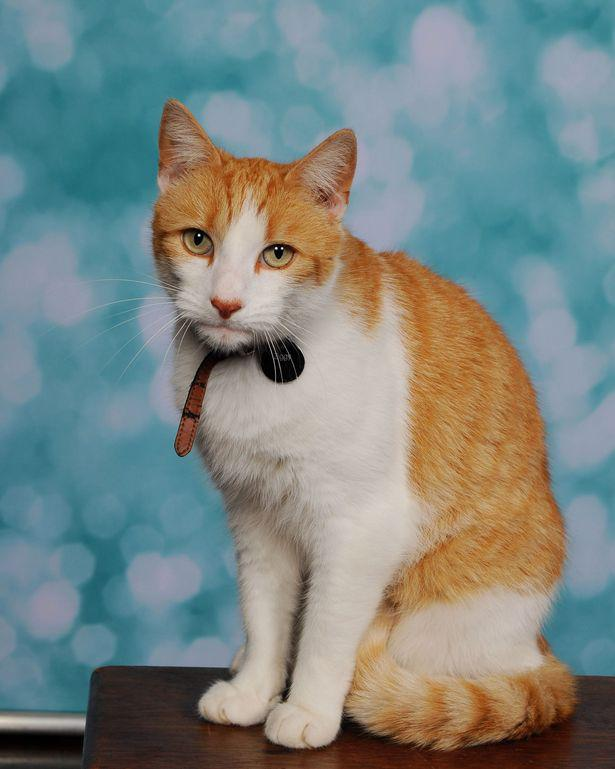
#> input picture PetImages/test/cats/cat_1.jpg, 615 x 769 px, found by its file name; its folder holds only this picture in this run
$ python 'Réseaux Neuronaux Convolutifs.py'
#> lines starting #> are read from the running program, lines starting #| are printed output that depends on the picture
"""appliquer 4 filtres différents sur l'image
on va donc obtenir 4 images différentes selon le filtre appliqué
normaliser l'image
multiplier la valeur du pixel par la valeur du filtre
centrer le filtre et faire addition des multiplications et obtenir un seul chiffre
faire du pading à 0
le but est d'obtenir des nouveaux paterne sur l'image
stride :  de combien on décale la matrice de filtre
le réseau de neuronne va apprendre les chiffres qui sont dans le filtre
permet de compresser le nb dinformations à connaitre
pooling : réduire l'information et résumer l'information (moyenne, + grande valeur)
dense : mettre toutes les info en un veteur (si beaucoup d'image on peut faire 2 fois cette étape) le nb de dense correspond au nb de neurones que l'on doit avoir en sortie
pour éviter le sur apprentissage, on peut tourner, flouter l'image
carte de saillance : dire que l'on a beaucoup utiliser pour détecter l'objet
elements modifiés pendant la backwardpropag : les poids et les biais, à la fois ceux de la convolution et ceux des couches fully connected """

import os
import struct
from array import array
import random
import matplotlib.pyplot as plt
import numpy as np
from PIL import Image as Img

class ForwardCNN():
    def __init__(self, epaisseur_padding=1, taille_pooling=(2,2)):
        self.epaisseur_padding = epaisseur_padding
        self.taille_pooling = taille_pooling
        self.filtres = [(1/2) * np.random.randn(3,3) for i in range(4)]

    def separation_couleurs(self, image): #henri
        '''
        :param image: une matrice qui va etre divisee en 3 matrices selon la couleur (RBV)
        :return: une liste de matrices selon la couleur
        '''
        ref_img_r, ref_img_g, ref_img_b = image.split()
        matrice_r = np.array(ref_img_r) / 255 # division pour normaliser
        matrice_g = np.array(ref_img_g) / 255
        matrice_b = np.array(ref_img_b) / 255
        liste_couleurs = [matrice_r, matrice_g, matrice_b]
        return liste_couleurs


    def padding(self, liste_image): #juline
        '''
        :param liste_image: les 3 matrices 28x28 de chaque couleur
        :param epaisseur: nb de lignes et de colonnes a rajouter pour chaque matrice
        :return: liste de 3 matrices + grandes
        '''
        liste_resultat = []
        for img in liste_image:
            h, w = img.shape
            img_padding = np.zeros((h + 2 * self.epaisseur_padding, w + 2 * self.epaisseur_padding))
            e = self.epaisseur_padding
            img_padding[e: h + e, e : w + e] = img
            liste_resultat.append(img_padding)
        return liste_resultat

    def convolution(self, liste_image_pad):
        '''
        :param liste_image_pad: [R, G, B] en 30x30
        :param liste_filtre: liste de filtres (chaque filtre est 3x3)
        '''
        resultats_tous_filtres = []
        h, l = liste_image_pad[0].shape

        for filtre in self.filtres:
            matrice_sortie_filtre = np.zeros((h - 2, l - 2))

            for ligne in range(h - 2):
                for col in range(l - 2):
                    pixel_final = 0
                    for canal_couleur in liste_image_pad:
                        zone = canal_couleur[ligne : ligne + 3, col : col + 3]
                        pixel_final = pixel_final + np.sum(zone * filtre)

                    matrice_sortie_filtre[ligne, col] = pixel_final

            resultats_tous_filtres.append(matrice_sortie_filtre)
        return resultats_tous_filtres

    """
    def relu_convolution(self, liste_matrice_convo): #juline
        '''
        :param liste_matrice_convo: liste de matrices de sortie de la fonction convolution
        si une valeur de la matrice est négative, on met un 0, sinon la valeur reste comme elle est
        :return: liste de matrices de meme taille avec des 0 et des valeurs positive
        '''
        liste_relu = []
        for matrice in liste_matrice_convo:
            z = np.maximum(0, matrice)
            liste_relu.append(z)
        return liste_relu
    """

    def leaky_relu_convolution(self, a, liste_matrice_convo):
        '''
        :param liste_matrice_convo: liste de matrices de sortie de la fonction convolution
        si une valeur de la matrice est négative, on met un 0, sinon la valeur reste comme elle est
        a : appartient [0;1[ mais très inférieur à 1
        :return: liste de matrices de meme taille avec des a*valeur si la valeur < 0 et valeurs si valeur > 0
        '''
        liste_relu = []
        for matrice in liste_matrice_convo:
            z = np.where(matrice > 0, matrice, a*matrice)
            liste_relu.append(z)
        return liste_relu

    def max_pooling(self, liste_relu):
        '''
        :param matrice_relu: matrice apres activation
        :param taille: dimension de la matrice de selection pour le pooling (souvent 2x2, mais on generalise)
        :return: matrice de taille plus petite avec max des 4 pixels pour chaque selection
        '''

        liste_matrice_reduite = []
        hauteur, largeur = self.taille_pooling # hauteurs et largeurs de la matrice de pool

        for matrice_relu in liste_relu:
            h_avant, l_avant = matrice_relu.shape

            if h_avant % 2 == 0 and l_avant % 2 == 0:
                h_apres = h_avant // 2
                l_apres = l_avant // 2

                nouvelle_matrice = np.zeros((h_apres, l_apres))

                for ligne in range(h_apres):
                    for col in range(l_apres):
                        depart_h, fin_h = 2*ligne, 2*(ligne + 1)
                        depart_l, fin_l = 2*col, 2*(col + 1)
                        zone_pooling = matrice_relu[depart_h: fin_h, depart_l: fin_l]
                        nouvelle_matrice[ligne, col] = np.max(zone_pooling)

                liste_matrice_reduite.append(nouvelle_matrice)

            else:
                np.insert(matrice_relu, l_avant + 1, 0, axis=1)
                np.insert(matrice_relu, h_avant + 1, 0, axis=0)

                h_apres = (h_avant + 1) // 2
                l_apres = (l_avant + 1) // 2


                nouvelle_matrice = np.zeros((h_apres, l_apres))

                for ligne in range(h_apres):
                    for col in range(l_apres):
                        depart_h, fin_h = 2*ligne, 2*(ligne + 1)
                        depart_l, fin_l = 2*col, 2*(col + 1)
                        zone_pooling = matrice_relu[depart_h : fin_h, depart_l: fin_l]
                        nouvelle_matrice[ligne, col] = np.max(zone_pooling)

                liste_matrice_reduite.append(nouvelle_matrice)

        return liste_matrice_reduite

    def applatir(self, liste_matrice): #juline
        '''
        :param liste_matrice: images apres le dernier pooling
        prendre tous les chiffres de toutes les matrices et les mettre à la suite dans un seul tableau 1D
        :return: un vecteur une dimension avec toutes les valeurs
        '''
        vecteur_apla = []
        for matrice in liste_matrice:
            ligne = matrice.flatten()
            vecteur_apla.extend(ligne) # pour ajouter éléments par éléments, pas la liste entière
        x = np.array(vecteur_apla) # conversion array pour les fonctions suivantes
        return x

class BackwardCNN():
    def __init__(self):
        return None

    def back_dense(self):
        return None

    def unfmatten(self): #backward applatir
        return None

    def back_pooling(self):
        return None

    def convolution(self):
        return None


class ReseauNeurones():
    def __init__(self, tailles):
        self.tailles = tailles
        self.poids = []
        self.biais = []
        self.learning_rate = 0.005
        for i in range(len(tailles) - 1):
            self.poids.append(np.random.randn(tailles[i], tailles[i + 1]))
            self.biais.append(np.zeros(tailles[i + 1]))

    def softmax_final(self, scores): #juline
        '''
        :param scores: sortie de la couche dense
        on transforme les scores en probabilités pour chaque classe
        :return: vecteur de 10 probabilités
        '''
        exp_scores = np.exp(scores)
        probas = exp_scores / np.sum(exp_scores)
        return probas

    def forwardPropag(self, vecteur_entree): #henri
        '''
        :param vecteur_entree: sortie de la fonction applatir
        on fait la somme pondérée (produit scalaire + biais)
        :return: vecteur de scores
        '''
        activation=[vecteur_entree]
        zs=[]
        pix=vecteur_entree

        for i in range(len(self.poids)):
            z=np.dot(pix, self.poids[i]) + self.biais[i]
            zs.append(z)

            if i == len (self.poids) - 1:
                pix = self.softmax_final(z)
            else:
                pix=np.maximum(0,z)
            activation.append(pix)
        return activation, zs

    def backwardPropag(self, vecteur_entree, label):
        activation, zs = self.forwardPropag(vecteur_entree)

        cible=np.zeros(self.tailles[-1])
        cible[label]=1
        deltas=[None] * len(self.poids)
        deltas[-1]=activation[-1] - cible

        for l in reversed(range(len(self.poids)-1)):
            relu_prime=np.where(zs[l]<0,0,1)
            deltas[l]=np.dot(deltas[l+1], self.poids[l+1].T) * relu_prime

        for l in range(len(self.poids)):
            a = activation[l].reshape(-1, 1)
            d = deltas[l].reshape(1, -1)
            self.poids[l] = self.poids[l] - self.learning_rate * np.dot(a, d)
            self.biais[l] = self.biais[l] - self.learning_rate * deltas[l]


class CatDogDataloader(object):

    def __init__(self): # training_images_filepath, training_labels_filepath, test_images_filepath, test_labels_filepath):
        #self.input_path = "/Users/julineamiot/Documents/PycharmProjects/PythonProjectReseauNeurones/PetImages"
        self.input_path = r"C:\Users\Utilisateur\PycharmProjects\PythonProjectReseauNeurones\PetImages"
        self.train_path = os.path.join(self.input_path, "train")
        self.test_path = os.path.join(self.input_path, "test")

    def read_images_labels(self, dossier_cible, nb_images_max=500):
        """
        Remplace l'ancienne lecture binaire par une lecture de fichiers JPG
        """
        images = []
        labels = []
        classes = {'cats': 0, 'dogs': 1}

        for nom_classe, etiquette in classes.items():
            chemin_classe = os.path.join(dossier_cible, nom_classe)
            fichiers = os.listdir(chemin_classe)[:nb_images_max]

            for f in fichiers:
                if f.lower().endswith((".jpg", ".jpeg", ".png")):
                    img_path = os.path.join(chemin_classe, f)
                    img = Img.open(img_path).convert('RGB').resize((28, 28))
                    images.append(img)
                    labels.append(etiquette)

        return images, labels

    def load_data(self):
        x_train, y_train = self.read_images_labels(self.train_path, nb_images_max=100)
#> the loop in read_images_labels, `for f in fichiers:` made 1 pass
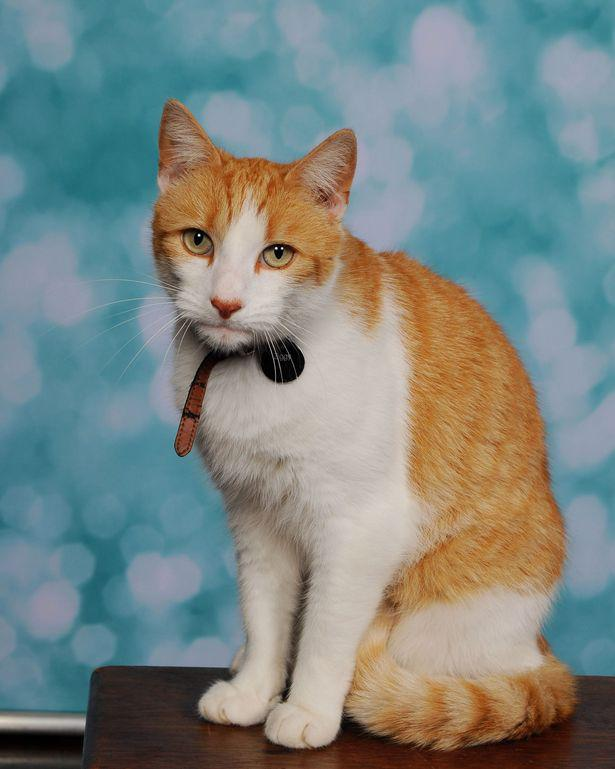
#> input picture PetImages/test/cats/cat_1.jpg, 615 x 769 px, found by its file name
#> pass 1, in read_images_labels, `img = Img.open(img_path).convert('RGB').resize((28, 28))`:
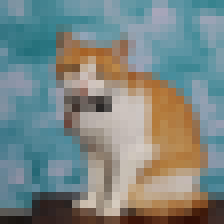
#> img: PIL image 28x28 RGB (shown 8 times larger); mean R, G, B 122.9, 134.4, 131.3
#> after the loop in read_images_labels, `for f in fichiers:`: images = 1 item; labels = [0]
#> pass 2 of the loop in read_images_labels, `for nom_classe, etiquette in classes.items():`:
#> the loop in read_images_labels, `for f in fichiers:` made 1 pass
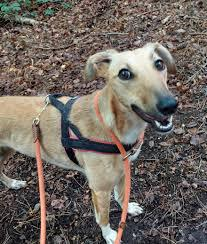
#> input picture PetImages/test/dogs/dog_114.jpg, 207 x 244 px, found by its file name
#> pass 1, in read_images_labels, `img = Img.open(img_path).convert('RGB').resize((28, 28))`:
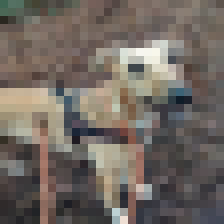
#> img: PIL image 28x28 RGB (shown 8 times larger); mean R, G, B 112.3, 104.1, 97.4
#> after the loop in read_images_labels, `for f in fichiers:`: images = 2 items; labels = [0, 1]
#> x_train = 2 items; y_train = [0, 1]
        x_test, y_test = self.read_images_labels(self.test_path, nb_images_max=20)
#> pass 2 of the loop in read_images_labels, `for nom_classe, etiquette in classes.items():`:
#> x_test = 2 items; y_test = [0, 1]
        return (x_train, y_train), (x_test, y_test)


#début de main
if __name__ == "__main__":
    dataloader = CatDogDataloader()
    (x_train, y_train), (x_test, y_test) = dataloader.load_data()
#> x_train = 2 items; y_train = [0, 1]; x_test = 2 items; y_test = [0, 1]

    reseau_cnn = ForwardCNN(epaisseur_padding=1, taille_pooling=(2, 2))
    tailles = [784, 64, 2]
    reseau_simple = ReseauNeurones(tailles)
    indices = list(range(len(x_train)))
#> indices = [0, 1]
    random.shuffle(indices)
    x_train_melange = []
    y_train_melange = []
    for i in indices:
        x_train_melange.append(x_train[i])
        y_train_melange.append(y_train[i])
#> this loop made 2 passes
#> after the loop, x_train_melange = 2 items; y_train_melange = [0, 1]
    x_train = x_train_melange
    y_train = y_train_melange

    # entrainement
    for i in range(10):
        for image, label in zip(x_train, y_train):
            # forward
            # partie convolution
            rgb = reseau_cnn.separation_couleurs(image)
            padding = reseau_cnn.padding(rgb)
            convolu = reseau_cnn.convolution(padding)
            activation = reseau_cnn.leaky_relu_convolution(0.001, convolu)
            pooling = reseau_cnn.max_pooling(activation)
            vecteur_final = reseau_cnn.applatir(pooling)

            # partie reseau de neurones simple
            resultat = reseau_simple.backwardPropag(vecteur_final, label)
#> this loop made 10 passes
#> pass 1, in separation_couleurs, `ref_img_r, ref_img_g, ref_img_b = image.split()`:
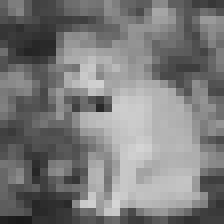
#> ref_img_r: PIL image 28x28 L (shown 8 times larger); min 26, max 213, mean 122.9
#> pass 1, in separation_couleurs, `ref_img_r, ref_img_g, ref_img_b = image.split()`:
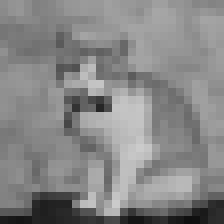
#> ref_img_g: PIL image 28x28 L (shown 8 times larger); min 15, max 203, mean 134.4
#> pass 1, in separation_couleurs, `ref_img_r, ref_img_g, ref_img_b = image.split()`:
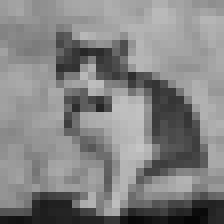
#> ref_img_b: PIL image 28x28 L (shown 8 times larger); min 6, max 197, mean 131.3

    # test
    reussite=0
    for image, label in zip(x_test, y_test):
        activation_test = reseau_cnn.leaky_relu_convolution(0.001, reseau_cnn.convolution(reseau_cnn.padding(reseau_cnn.separation_couleurs(image))))
        vecteur_test = reseau_cnn.applatir(reseau_cnn.max_pooling(activation_test))
        resultats, _ =reseau_simple.forwardPropag(vecteur_test)
        prediction = np.argmax(resultats[-1])

        if prediction == label:
            reussite= reussite+1
#> this loop made 2 passes
#> (label, hauteur in max_pooling, largeur in max_pooling, prediction) on passes 1 to 2: (0, 2, 2, 0), (1, 2, 2, 1)
#> pass 2, in separation_couleurs (call 22), `ref_img_r, ref_img_g, ref_img_b = image.split()`:
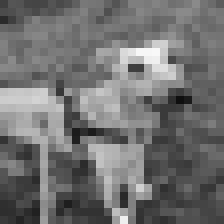
#> ref_img_r: PIL image 28x28 L (shown 8 times larger); min 15, max 248, mean 112.3
#> pass 2, in separation_couleurs (call 22), `ref_img_r, ref_img_g, ref_img_b = image.split()`:
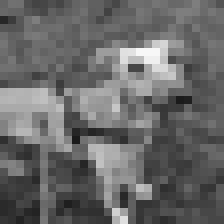
#> ref_img_g: PIL image 28x28 L (shown 8 times larger); min 26, max 247, mean 104.1
#> after the loop, reussite = 2

    print ("Taux de reussite final : ", (reussite/len(x_test))*100, "%")
#| Taux de reussite final :  100.0 %
